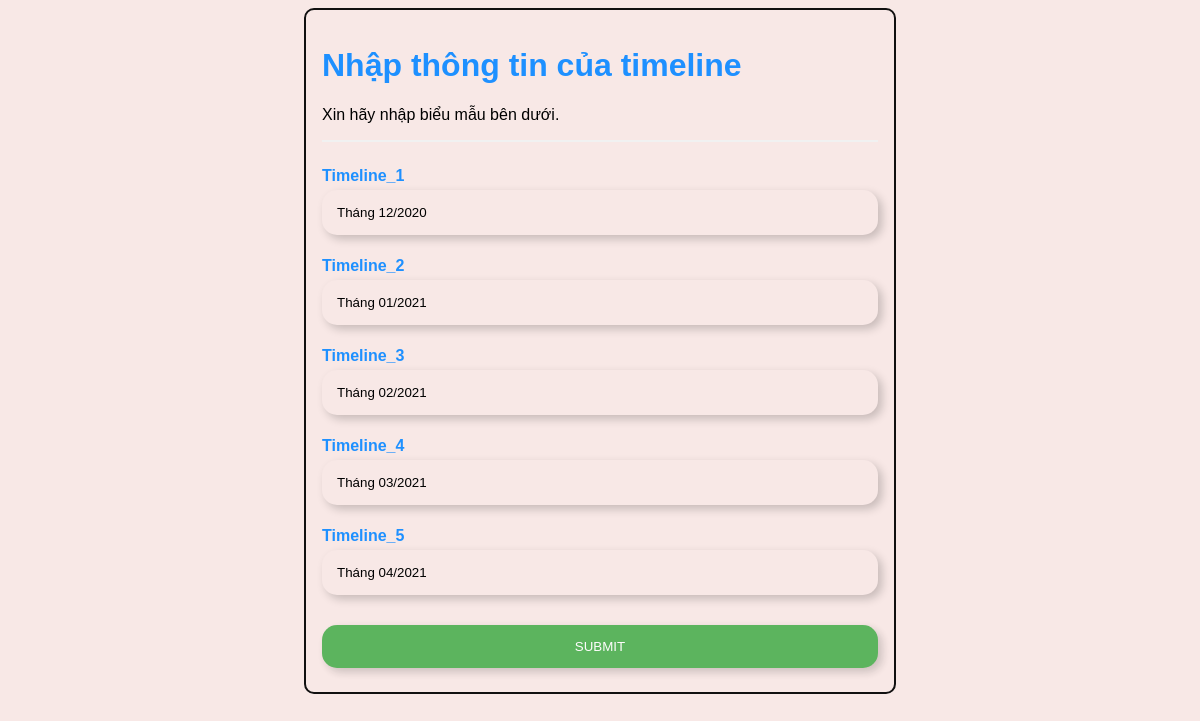
Screenshot of /Admin/timeline/update.php?id=31 with the database file from the repository.
### tables this page shows
CREATE TABLE `timeline` (
  `id` int(100) NOT NULL,
  `Timeline_1` varchar(1100) NOT NULL,
  `Timeline_2` varchar(200) NOT NULL,
  `Timeline_3` varchar(300) NOT NULL,
  `Timeline_4` varchar(400) NOT NULL,
  `Timeline_5` varchar(500) NOT NULL
);

### Admin/dph.php (called while the page is built, shortened)
<?php
class dph
{
    public $__conn;
    function connect()
    {
        if (!$this->__conn){
            $this->__conn = mysqli_connect('localhost','root','','constractor_building') or die ('Lỗi kết nối');
            mysqli_query($this->__conn, "SET character_set_results = 'utf8', character_set_client = 'utf8', character_set_database = 'utf8', character_set_server = 'utf8'");
        }
    }
    function get_row($sql)
    {
        $result = mysqli_query($this->__conn, $sql);
        $row = mysqli_fetch_assoc($result);
        if ($row){
            return $row;
        }
        return false;
    }
}
?>

### Admin/timeline/update.php (the view, shortened to what this page needs)
<?php
include("../dph.php") ?>
<!DOCTYPE html>
<html lang="en">
<head>
  <link rel="stylesheet" href="form.css">
</head>
<body>
<?php
  if(isset($_GET['id'])){?>
    <?php
    $id = $_GET['id'];
     $database = new dph();
     $row = $database -> get_row('select * from timeline where id ='.$id.';');
     ?>
       <form action="./insertintotabletimelin.php?id=<?php echo $row['id']?>" method="POST" >
      <div class="container">
        <h1>Nhập thông tin của timeline</h1>
        <p>Xin hãy nhập biểu mẫu bên dưới.</p>
        <hr>
        <label for="email"><b>Timeline_1</b></label>
        <input type="text"  name="timeline_1" value="<?php echo $row['Timeline_1'] ?>" required>
        <label for="email"><b>Timeline_2</b></label>
        <input type="text"  name="timeline_2" value="<?php echo $row['Timeline_2'] ?>" required>
        <label for="email"><b>Timeline_3</b></label>
        <input type="text"  name="timeline_3" value="<?php echo $row['Timeline_3'] ?>" required>
        <label for="email"><b>Timeline_4</b></label>
        <input type="text"  name="timeline_4" value="<?php echo $row['Timeline_4'] ?>"   required>
        <label for="email"><b>Timeline_5</b></label>
        <input type="text"  name="timeline_5" value="<?php echo $row['Timeline_5'] ?>" required>
        <div class="clearfix">
        <input type="submit" value="SUBMIT" name="update" class="signupbtn"/>
        </div>
      </div>
 </form>
<?php }
   ?>
</body>
</html>

### Admin/timeline/form.css (style rules this page uses)
* { box-sizing: border-box; background-color: #f8e8e6; }
.container { border: 2px solid rgb(17, 16, 16); width: 50%; margin: 0 auto; border-radius: 10px; }
body { font-family: 'Noto Sans JP', sans-serif; }
h1, label { color: DodgerBlue; }
input[type=text], input[type=file], input[type=password] { width: 100%; padding: 15px; margin: 5px 0 22px 0; display: inline-block; border: none; width: 100%; resize: vertical; padding: 15px; border-radius: 15px; border: 0; box-shadow: 4px 4px 10px rgba(0, 0, 0, 0.2); }
hr { border: 1px solid #f1f1f1; margin-bottom: 25px; }
.signupbtn { background-color: #4CAF50; color: white; padding: 14px 20px; margin: 8px 0; border: none; cursor: pointer; width: 100%; opacity: 0.9; }
.signupbtn { float: left; width: 100%; border-radius: 15px; border: 0; box-shadow: 4px 4px 10px rgba(0, 0, 0, 0.2); }
.container { padding: 16px; }
.clearfix::after { content: ""; clear: both; display: table; }

### rows the page displays
timeline: timeline_1 "Tháng 12/2020", timeline_2 "Tháng 01/2021", timeline_3 "Tháng 02/2021", timeline_4 "Tháng 03/2021", timeline_5 "Tháng 04/2021"
